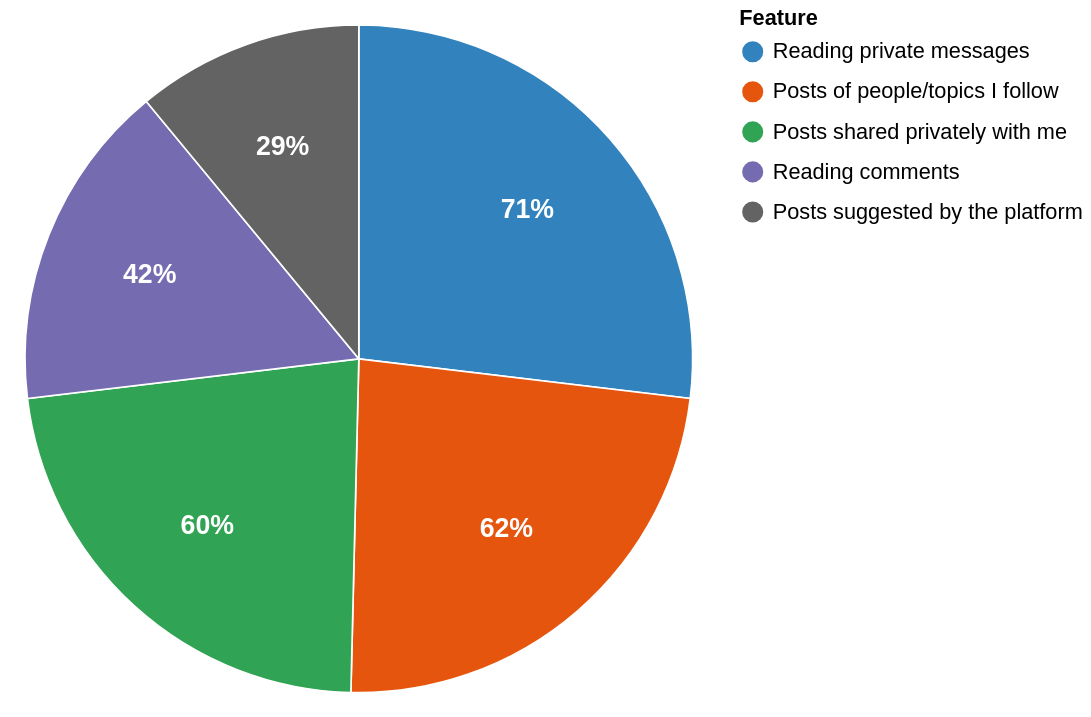

Vega-Lite specification for this chart:
### Vega-Lite specification from a JSON file in a GitHub repository (floating-point values rounded to 4 significant figures)
{"$schema": "https://vega.github.io/schema/vega-lite/v5.json", "description": "Share of social media users rating each feature important.", "width": 420, "height": 420, "data": {"values": [{"feature": "Reading private messages", "value": 71}, {"feature": "Posts of people/topics I follow", "value": 62}, {"feature": "Posts shared privately with me", "value": 60}, {"feature": "Reading comments", "value": 42}, {"feature": "Posts suggested by the platform", "value": 29}]}, "layer": [{"mark": {"type": "arc", "outerRadius": 200, "stroke": "#fff"}, "encoding": {"theta": {"field": "value", "type": "quantitative", "stack": true}, "color": {"field": "feature", "type": "nominal", "sort": null, "title": "Feature", "legend": {"orient": "right", "labelFontSize": 13, "titleFontSize": 13, "symbolSize": 200, "labelLimit": 0}, "scale": {"range": ["#3182bd", "#e6550d", "#31a354", "#756bb1", "#636363"]}}, "order": {"field": "value", "type": "quantitative", "sort": "descending"}, "tooltip": [{"field": "feature", "type": "nominal", "title": "Feature"}, {"field": "value", "type": "quantitative", "title": "% rate important"}]}}, {"mark": {"type": "text", "radius": 135, "fontSize": 16, "fontWeight": "bold", "color": "#fff"}, "encoding": {"theta": {"field": "value", "type": "quantitative", "stack": true}, "order": {"field": "value", "type": "quantitative", "sort": "descending"}, "text": {"field": "label", "type": "nominal"}}, "transform": [{"calculate": "datum.value + '%'", "as": "label"}]}], "view": {"stroke": null}}
